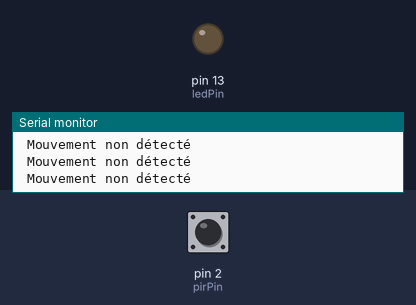
The sketch below on a simulated Arduino Uno, built with avr-gcc and run on an emulated ATmega328P. On the bench: output pins drawn as LEDs (lit = HIGH), the last lines printed to the serial monitor. Dashed ring = blinking. The inputs (shaded band) are chosen by the test bench; at power-on: pin 2 (pirPin) LOW.

Above: at 1.2 s.
1.3 s: pin 2 (pirPin) driven HIGH
At 1.7 s:
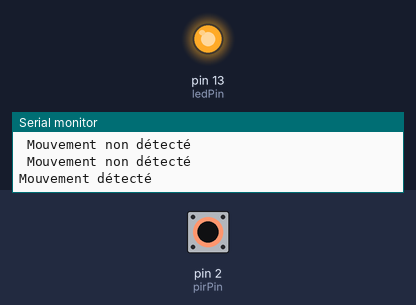
2.8 s: pin 2 (pirPin) driven LOW
At 4.4 s:
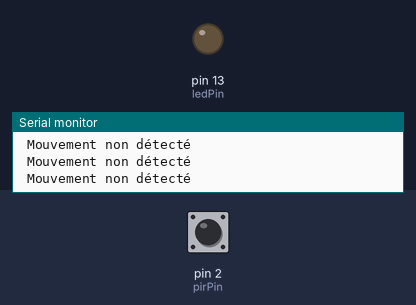
5.8 s: pin 2 (pirPin) pulsed HIGH 5 times (0.12 s each, 0.3 s apart)
At 9.0 s:
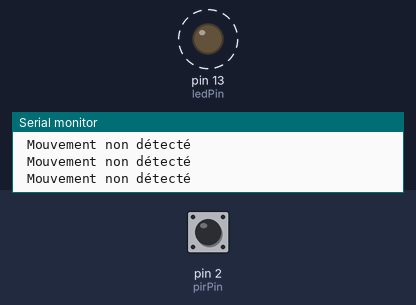
10.3 s: pin 2 (pirPin) pulsed HIGH 2 times (0.12 s each, 0.3 s apart)
At 11.7 s:
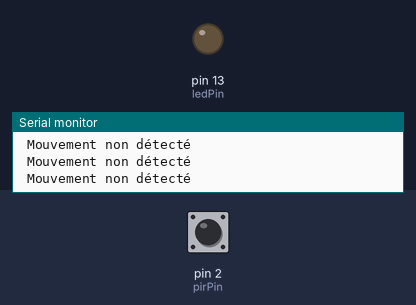
Timing chart, 0 to 13.3 s (numbered marks = the images above; inputs shaded):
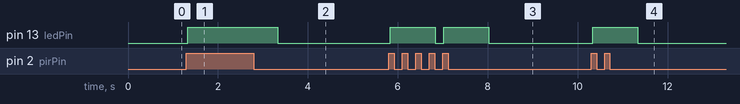

Measured:
- after the input at 1.3 s, pin 13 (ledPin): LOW → HIGH at once
- after the input at 2.8 s, pin 13 (ledPin): HIGH → LOW after 0.53 s
- after the input at 5.8 s, pin 13 (ledPin): alternates HIGH for 1.0 s and LOW for 0.20 s, 4 changes in all, then stays LOW, starting at once
- after the input at 10.3 s, pin 13 (ledPin): LOW → HIGH at once, → LOW 1.0 s later

The sketch:

pir_led.ino
```cpp
#include <Servo.h>

int pirPin = 2;   // broche n°2
const int ledPin =13; //broche LED
Servo monServo;


void setup() {

  // put your setup code here, to run once:
  pinMode(pirPin, INPUT);
  pinMode (ledPin, OUTPUT);
  Serial.begin(9600);


}

void loop() {
  // put your main code here, to run repeatedly:
  int detection = digitalRead(pirPin);

  if (detection == HIGH) {
    Serial.println("Mouvement détecté");
    digitalWrite(ledPin, HIGH);
    delay(1000);


  }
  else{
    Serial.println(" Mouvement non détecté");
    digitalWrite(ledPin, LOW);
  }
}
```
